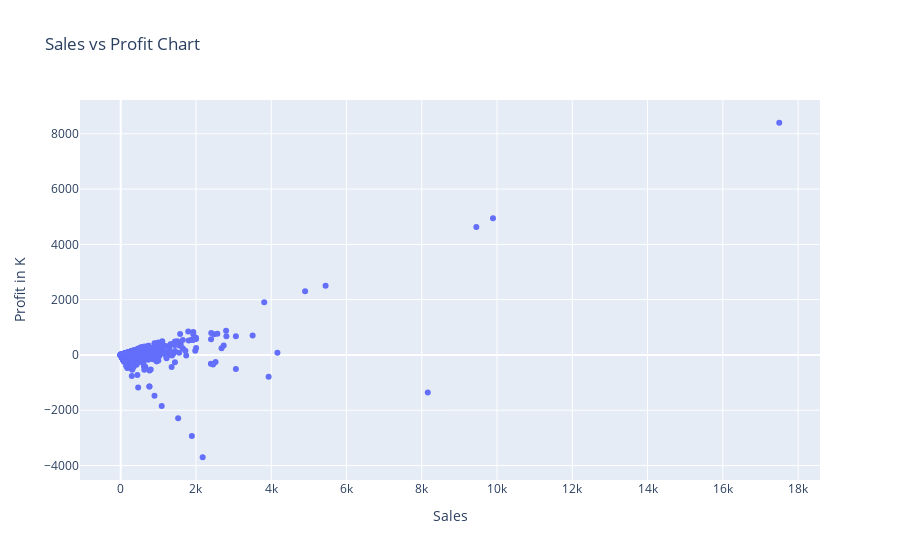

Notebook code cell kept with this figure:
### Code cell
figure.show()

### Figure 1 — Plotly figure (JSON) as saved in the notebook; plotly's stock layout.template omitted (floating-point values rounded to 4 significant figures; data arrays with more than 128 entries replaced by an {"elided": "..."} marker saying what was removed)
{"data": [{"mode": "markers", "type": "scatter", "x": {"elided": "2323 float values"}, "y": {"elided": "2323 float values"}}], "layout": {"hovermode": "closest", "title": {"text": "Sales vs Profit Chart"}, "xaxis": {"title": {"text": "Sales"}}, "yaxis": {"title": {"text": "Profit in K"}}}}
